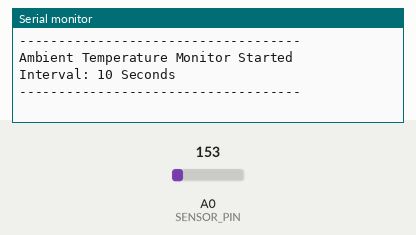
Recording of a sketch running on a simulated Arduino Uno, built with avr-gcc and run on an emulated ATmega328P. Parts: the last lines printed to the serial monitor. Inputs (shaded band) come from the test bench; at power-on: A0 (SENSOR_PIN) = 153.

Above: at 1.2 s.
1.3 s: A0 (SENSOR_PIN) set to 165
At 3.2 s:
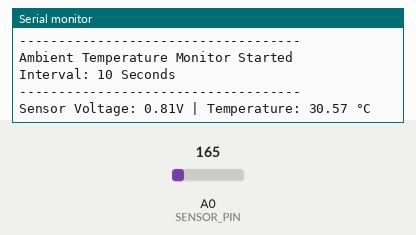
5.5 s: A0 (SENSOR_PIN) set to 175
At 7.4 s:
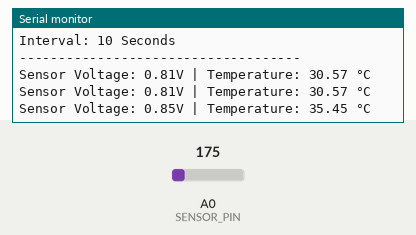

Measured:
- after the input at 1.3 s, the serial monitor: prints a new line after 0.70 s (image 1)
- after the input at 5.5 s, the serial monitor: prints a new line after 0.50 s (image 2)

The sketch:

es5.ino
```cpp
// Pin Definition
int SENSOR_PIN = A0;

// Timing Configuration
unsigned long lastReadTime = 0;
unsigned long readInterval = 2000; // 10 seconds in milliseconds

void setup() {
  // Initialize serial communication at 9600 bits per second
  Serial.begin(9600);

  Serial.println("------------------------------------");
  Serial.println("Ambient Temperature Monitor Started");
  Serial.println("Interval: 10 Seconds");
  Serial.println("------------------------------------");
}

void loop() {
  unsigned long currentTime = millis();

  // Check if 10 seconds have passed

  if (currentTime - lastReadTime >= readInterval) {
    readTemperature();
    lastReadTime = currentTime;
  }

}

void readTemperature() {
  // 1. Read the raw ADC value (0 to 1023)
  int rawValue = analogRead(SENSOR_PIN);

  // 2. Convert raw value to voltage (assuming 5V Arduino like Uno/Mega)
  // Voltage = (ADC Value / 1024) * 5.0
  float voltage = (rawValue / 1024.0) * 5.0;

  // 3. Convert voltage to Celsius (Specific to TMP36)
  // TMP36 has a 500mV offset and 10mV per degree scale
  float temperatureC = (voltage - 0.5) * 100.0;

  // 4. Send the result to the PC
  Serial.print("Sensor Voltage: ");
  Serial.print(voltage);
  Serial.print("V | ");
  Serial.print("Temperature: ");
  Serial.print(temperatureC);
  Serial.println(" °C");
}
```
